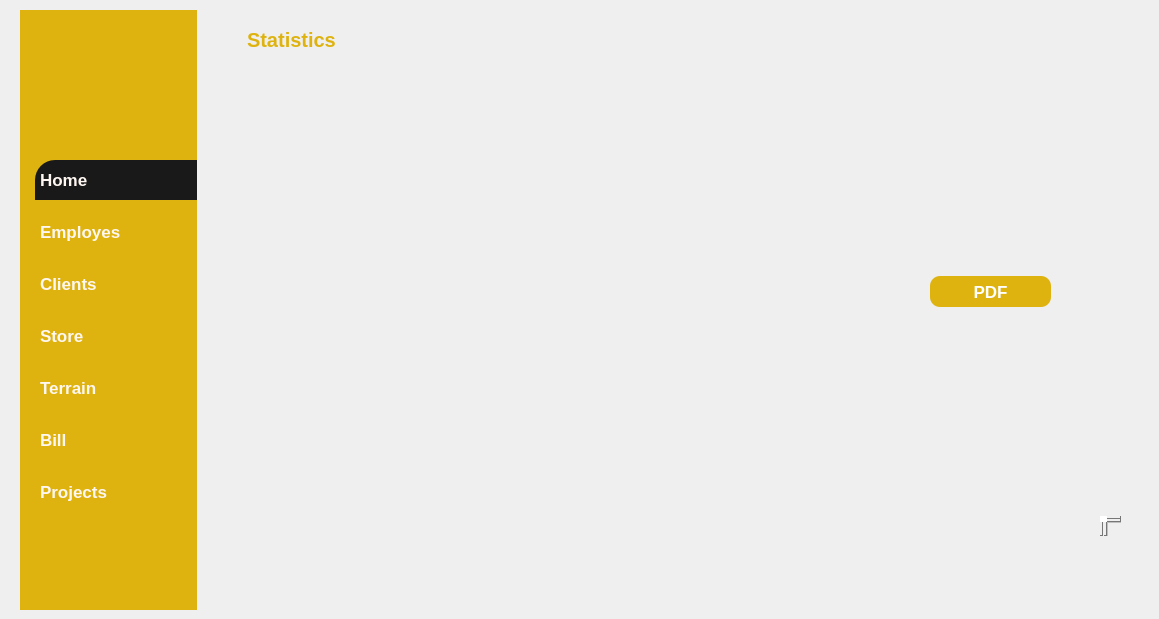
   <widget class="QWidget" name="page">
    <property name="styleSheet">
     <string notr="true">#page{
background-color: #191919;
}
*{
color : #fff7f2;
border : none;
}

#leftMenu_3{
background-color: #deb30f;
}
QLineEdit{
background : transparent;
}

#appHeader_5{
color : #deb30f;
}
#card1_5, #card2_5,#card3_5, #card4_5{
background-color : #191919; 
border-radius : 20px;
}
#pushButton_46,#pushButton_10,#pushButton_11{
background-color : #deb30f;
color : #fff;
border-radius : 10px;
}
#widget_24,#widget_25{
background-color :  #191919; 
border-radius : 20px;
}
#pushButton_39{
background-color :  #191919; 
padding : 10px 5px;
text-align : left;
border-top-left-radius : 20px;
}
#pushButton_40,#pushButton_41,#pushButton_42,#pushButton_43,#pushButton_44,#pushButton_45{
padding : 10px 5px;
text-align : left;
}
QLineEdit{
background : transparent;
border : none;
color: #717072;
border-bottom : 1px solid #717072;
}
QListWidget::item {
    color:#191919; 
    background-color:transparent;
}
</string>
    </property>
    <widget class="QWidget" name="leftMenu_3" native="true">
     <property name="geometry">
      <rect>
       <x>20</x>
       <y>10</y>
       <width>177</width>
       <height>600</height>
      </rect>
     </property>
     <property name="minimumSize">
      <size>
       <width>177</width>
       <height>600</height>
      </size>
     </property>
     <property name="maximumSize">
      <size>
       <width>177</width>
       <height>600</height>
      </size>
     </property>
     <property name="styleSheet">
      <string notr="true"/>
     </property>
     <layout class="QVBoxLayout" name="verticalLayout_41">
      <property name="spacing">
       <number>0</number>
      </property>
      <property name="leftMargin">
       <number>0</number>
      </property>
      <property name="topMargin">
       <number>0</number>
      </property>
      <property name="rightMargin">
       <number>0</number>
      </property>
      <property name="bottomMargin">
       <number>0</number>
      </property>
      <item>
       <widget class="QFrame" name="frame_53">
        <property name="frameShape">
         <enum>QFrame::StyledPanel</enum>
        </property>
        <property name="frameShadow">
         <enum>QFrame::Raised</enum>
        </property>
        <layout class="QVBoxLayout" name="verticalLayout_42">
         <property name="spacing">
          <number>0</number>
         </property>
         <property name="leftMargin">
          <number>0</number>
         </property>
         <property name="topMargin">
          <number>0</number>
         </property>
         <property name="rightMargin">
          <number>0</number>
         </property>
         <property name="bottomMargin">
          <number>0</number>
         </property>
         <item>
          <widget class="QFrame" name="frame_54">
           <property name="minimumSize">
            <size>
             <width>150</width>
             <height>150</height>
            </size>
           </property>
           <property name="maximumSize">
            <size>
             <width>200</width>
             <height>150</height>
            </size>
           </property>
           <property name="frameShape">
            <enum>QFrame::StyledPanel</enum>
           </property>
           <property name="frameShadow">
            <enum>QFrame::Raised</enum>
           </property>
           <widget class="QLabel" name="label_149">
            <property name="geometry">
             <rect>
              <x>-20</x>
              <y>-40</y>
              <width>230</width>
              <height>230</height>
             </rect>
            </property>
            <property name="minimumSize">
             <size>
              <width>230</width>
              <height>230</height>
             </size>
            </property>
            <property name="maximumSize">
             <size>
              <width>230</width>
              <height>230</height>
             </size>
            </property>
            <property name="text">
             <string/>
            </property>
            <property name="pixmap">
             <pixmap>../logo.png</pixmap>
            </property>
            <property name="scaledContents">
             <bool>true</bool>
            </property>
           </widget>
          </widget>
         </item>
         <item alignment="Qt::AlignTop">
          <widget class="QFrame" name="frame_55">
           <property name="frameShape">
            <enum>QFrame::StyledPanel</enum>
           </property>
           <property name="frameShadow">
            <enum>QFrame::Raised</enum>
           </property>
           <layout class="QVBoxLayout" name="verticalLayout_43">
            <property name="spacing">
             <number>12</number>
            </property>
            <property name="leftMargin">
             <number>15</number>
            </property>
            <property name="topMargin">
             <number>0</number>
            </property>
            <property name="rightMargin">
             <number>0</number>
            </property>
            <property name="bottomMargin">
             <number>0</number>
            </property>
            <item>
             <widget class="QPushButton" name="pushButton_39">
              <property name="font">
               <font>
                <pointsize>13</pointsize>
                <bold>true</bold>
               </font>
              </property>
              <property name="text">
               <string>Home</string>
              </property>
              <property name="icon">
               <iconset resource="resources.qrc">
                <normaloff>:/whiteIcons/assets/icons/white/home.svg</normaloff>:/whiteIcons/assets/icons/white/home.svg</iconset>
              </property>
              <property name="iconSize">
               <size>
                <width>24</width>
                <height>24</height>
               </size>
              </property>
             </widget>
            </item>
            <item>
             <widget class="QPushButton" name="pushButton_40">
              <property name="font">
               <font>
                <pointsize>13</pointsize>
                <bold>true</bold>
               </font>
              </property>
              <property name="text">
               <string>Employes</string>
              </property>
              <property name="iconSize">
               <size>
                <width>24</width>
                <height>24</height>
               </size>
              </property>
             </widget>
            </item>
            <item>
             <widget class="QPushButton" name="pushButton_41">
              <property name="font">
               <font>
                <pointsize>13</pointsize>
                <bold>true</bold>
               </font>
              </property>
              <property name="text">
               <string>Clients</string>
              </property>
              <property name="iconSize">
               <size>
                <width>24</width>
                <height>24</height>
               </size>
              </property>
             </widget>
            </item>
            <item>
             <widget class="QPushButton" name="pushButton_42">
              <property name="font">
               <font>
                <pointsize>13</pointsize>
                <bold>true</bold>
               </font>
              </property>
              <property name="text">
               <string>Store</string>
              </property>
              <property name="iconSize">
               <size>
                <width>24</width>
                <height>24</height>
               </size>
              </property>
             </widget>
            </item>
            <item>
             <widget class="QPushButton" name="pushButton_43">
              <property name="font">
               <font>
                <pointsize>13</pointsize>
                <bold>true</bold>
               </font>
              </property>
              <property name="text">
               <string>Terrain</string>
              </property>
             </widget>
            </item>
            <item>
             <widget class="QPushButton" name="pushButton_44">
              <property name="font">
               <font>
                <pointsize>13</pointsize>
                <bold>true</bold>
               </font>
              </property>
              <property name="text">
               <string>Bill</string>
              </property>
             </widget>
            </item>
            <item>
             <widget class="QPushButton" name="pushButton_45">
              <property name="font">
               <font>
                <pointsize>13</pointsize>
                <bold>true</bold>
               </font>
              </property>
              <property name="text">
               <string>Projects</string>
              </property>
              <property name="iconSize">
               <size>
                <width>24</width>
                <height>24</height>
               </size>
              </property>
             </widget>
            </item>
           </layout>
          </widget>
         </item>
        </layout>
       </widget>
      </item>
     </layout>
    </widget>
    <widget class="QWidget" name="MainBody_3" native="true">
     <property name="geometry">
      <rect>
       <x>200</x>
       <y>10</y>
       <width>950</width>
       <height>550</height>
      </rect>
     </property>
     <property name="minimumSize">
      <size>
       <width>950</width>
       <height>550</height>
      </size>
     </property>
     <property name="maximumSize">
      <size>
       <width>950</width>
       <height>400</height>
      </size>
     </property>
     <property name="sizeIncrement">
      <size>
       <width>0</width>
       <height>0</height>
      </size>
     </property>
     <layout class="QVBoxLayout" name="verticalLayout_44">
      <item>
       <widget class="QWidget" name="headerFrame_5" native="true">
        <property name="minimumSize">
         <size>
          <width>0</width>
          <height>60</height>
         </size>
        </property>
        <property name="maximumSize">
         <size>
          <width>16777215</width>
          <height>60</height>
         </size>
        </property>
        <layout class="QHBoxLayout" name="horizontalLayout_7">
         <property name="spacing">
          <number>0</number>
         </property>
         <property name="leftMargin">
          <number>0</number>
         </property>
         <property name="topMargin">
          <number>0</number>
         </property>
         <property name="rightMargin">
          <number>0</number>
         </property>
         <property name="bottomMargin">
          <number>0</number>
         </property>
         <item alignment="Qt::AlignLeft">
          <widget class="QWidget" name="widget_21" native="true">
           <layout class="QHBoxLayout" name="horizontalLayout_61">
            <item>
             <widget class="QPushButton" name="menuBtn_5">
              <property name="text">
               <string/>
              </property>
              <property name="icon">
               <iconset resource="resources.qrc">
                <normaloff>:/whiteIcons/assets/icons/white/menu.svg</normaloff>:/whiteIcons/assets/icons/white/menu.svg</iconset>
              </property>
              <property name="iconSize">
               <size>
                <width>24</width>
                <height>24</height>
               </size>
              </property>
             </widget>
            </item>
            <item>
             <widget class="QLabel" name="appHeader_5">
              <property name="font">
               <font>
                <pointsize>15</pointsize>
                <bold>true</bold>
               </font>
              </property>
              <property name="text">
               <string>Statistics</string>
              </property>
             </widget>
            </item>
           </layout>
          </widget>
         </item>
         <item>
          <widget class="QLabel" name="date">
           <property name="text">
            <string/>
           </property>
          </widget>
         </item>
         <item alignment="Qt::AlignHCenter">
          <widget class="QWidget" name="widget_22" native="true">
           <layout class="QHBoxLayout" name="horizontalLayout_62"/>
          </widget>
         </item>
         <item alignment="Qt::AlignRight">
          <widget class="QWidget" name="widget_23" native="true">
           <layout class="QHBoxLayout" name="horizontalLayout_63">
            <property name="spacing">
             <number>0</number>
            </property>
            <property name="leftMargin">
             <number>0</number>
            </property>
            <property name="topMargin">
             <number>0</number>
            </property>
            <property name="rightMargin">
             <number>0</number>
            </property>
            <property name="bottomMargin">
             <number>0</number>
            </property>
           </layout>
          </widget>
         </item>
        </layout>
       </widget>
      </item>
      <item>
       <widget class="QWidget" name="widget" native="true">
        <widget class="QFrame" name="horizontalFrame">
         <property name="geometry">
          <rect>
           <x>0</x>
           <y>-10</y>
           <width>731</width>
           <height>481</height>
          </rect>
         </property>
         <layout class="QHBoxLayout" name="horizontalLayout_2"/>
        </widget>
        <widget class="QPushButton" name="pushButton_11">
         <property name="geometry">
          <rect>
           <x>730</x>
           <y>200</y>
           <width>121</width>
           <height>31</height>
          </rect>
         </property>
         <property name="font">
          <font>
           <pointsize>13</pointsize>
           <bold>true</bold>
          </font>
         </property>
         <property name="text">
          <string>PDF</string>
         </property>
        </widget>
        <widget class="QTextBrowser" name="textBrowser">
         <property name="geometry">
          <rect>
           <x>900</x>
           <y>440</y>
           <width>21</width>
           <height>20</height>
          </rect>
         </property>
        </widget>
       </widget>
      </item>
     </layout>
    </widget>
   </widget>
